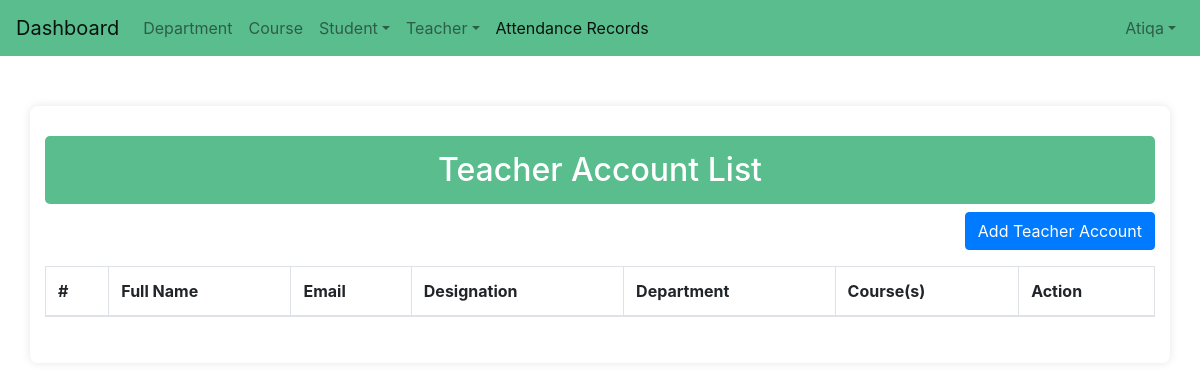
Page /teacher_list/ (signed in) on the earlier database version.
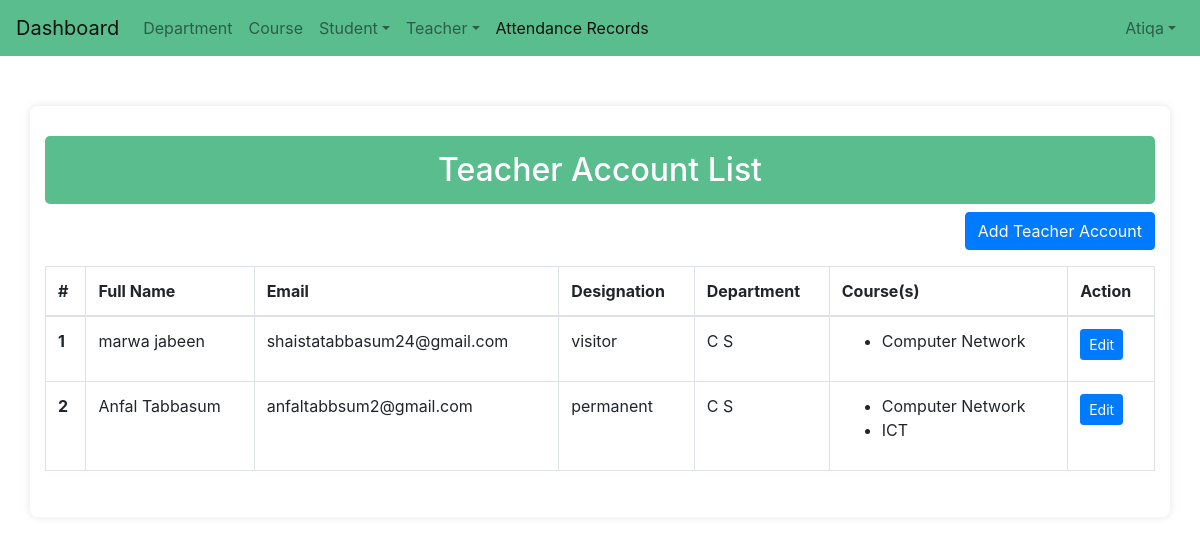
Same page on the later database version.
### attandance/models.py (models this page shows, shortened)
class Teacher(models.Model):
    teacher_id = models.CharField(max_length=50)
    first_name = models.CharField(max_length=50)
    last_name = models.CharField(max_length=50)
    email = models.EmailField(unique=True)
    password = models.CharField(max_length=128)
    department = models.ForeignKey(Department, on_delete=models.CASCADE)
    designation = models.ForeignKey(Designation, on_delete=models.CASCADE)
    courses = models.ManyToManyField(Courses, blank=True)
    created_on = models.DateTimeField(auto_now_add=True)
    updated_on = models.DateTimeField(auto_now=True)

class Designation(models.Model):
    des_id = models.CharField(max_length=100, null=True)
    name = models.CharField(max_length=255, )
    description = models.TextField(blank=True, null=True)
    created_at = models.DateTimeField(auto_now_add=True, null=True)
    updated_at = models.DateTimeField(auto_now=True, null=True)

class Department(models.Model):
    dep_id = models.CharField(max_length=100, null=True)
    name = models.CharField(max_length=255, )
    description = models.TextField(blank=True, null=True)
    created_on = models.DateTimeField(auto_now_add=True)
    updated_on = models.DateTimeField(auto_now=True)

class Courses(models.Model):
    course_id = models.CharField(max_length=100, null=True)
    name = models.CharField(max_length=255, )
    department = models.ForeignKey(Department, on_delete=models.CASCADE)
    created_on = models.DateTimeField(auto_now_add=True)
    updated_on = models.DateTimeField(auto_now=True)

### attandance/views.py (the view)
# urls.py: path('teacher_list/', views.teacher_list , name = 'teacher_list'),
@login_required(login_url='home')
def teacher_list(request):
    student = Teacher.objects.prefetch_related('courses').all()
    return render(request , 'admin/teacher_account/list_tec_account.html', { 'student':student })

### templates/admin/teacher_account/list_tec_account.html (shortened to what this page needs)
<!DOCTYPE html>
<html lang="en">
{% load static %}
<head>
</head>
<body>
    {% include 'navbar.html' %}
    <div class="container">
        <h2 class="text-center">Teacher Account List</h2>
        <div class="text-right mb-3">
            <a class="btn btn-primary" href="{% url 'add_teacher' %}">Add Teacher Account</a>
        </div>
        <div class="table-responsive">
            <table class="table table-bordered" id="coursesList">
                <thead>
                    <tr>
                        <th>#</th>
                        <th>Full Name</th>
                        <th>Email</th>
                        <th>Designation</th>
                        <th>Department</th>
                        <th>Course(s)</th>
                        <th>Action</th>
                    </tr>
                </thead>
                <tbody>
                    {% for i in student %}
                    <tr>
                        <th scope="row">{{ forloop.counter }}</th>
                        <td>{{ i.first_name }} {{ i.last_name }}</td>
                        <td>{{ i.email }}</td>
                        <td>{{ i.designation.name }}</td>
                        <td>{{ i.department.name }}</td>
                        <td>
                            <ul>
                                {% for course in i.courses.all %}
                                <li>{{ course.name }}</li>
                                {% endfor %}
                            </ul>
                        </td>
                        <td class="action-buttons">
                            <a class="btn btn-primary btn-sm" href="{% url 'edit_teacher' i.pk %}">Edit</a>
                        </td>
                    </tr>
                    {% endfor %}
                </tbody>
            </table>
        </div>
</body>
</html>

Differences in the rows shown:
added Teacher: first_name "marwa", last_name "jabeen", email "shaistatabbasum24@gmail.com", designation.name "visitor", department.name "C S"
now on this page (row edited): Courses: name "Computer Network"
added Teacher: first_name "Anfal", last_name "Tabbasum", email "anfaltabbsum2@gmail.com", designation.name "permanent", department.name "C S"
now on this page (row edited): Courses: name "ICT", shown under "Anfal"
